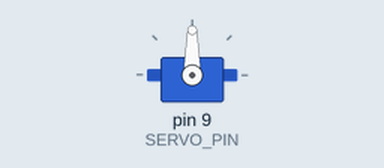
A sketch run on a simulated Arduino Uno, built with avr-gcc and run on an emulated ATmega328P. On the bench: servo.

Above: at 3.05 s.
Timing chart, 0 to 10.8 s (numbered marks = the images above):
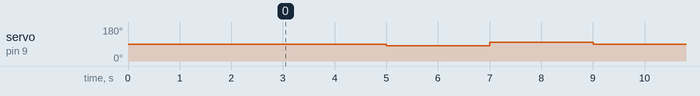

The sketch:

arduino_a0090_minimal_steps.ino
```cpp
#include <Servo.h>

/*
  Minimal Arduino A0090 step test using default Servo.h timing.
*/

Servo a0090;

const int SERVO_PIN = 9;

void setup() {
  a0090.attach(SERVO_PIN);
  a0090.write(90);
  delay(3000);
}

void loop() {
  a0090.write(90);
  delay(2000);

  a0090.write(80);
  delay(2000);

  a0090.write(100);
  delay(2000);
}
```

Measured:
- by itself, servo on pin 9 (SERVO_PIN): repeats every 6.0 s: 100° 2.0 s, 90° 2.0 s, 80° 2.0 s
